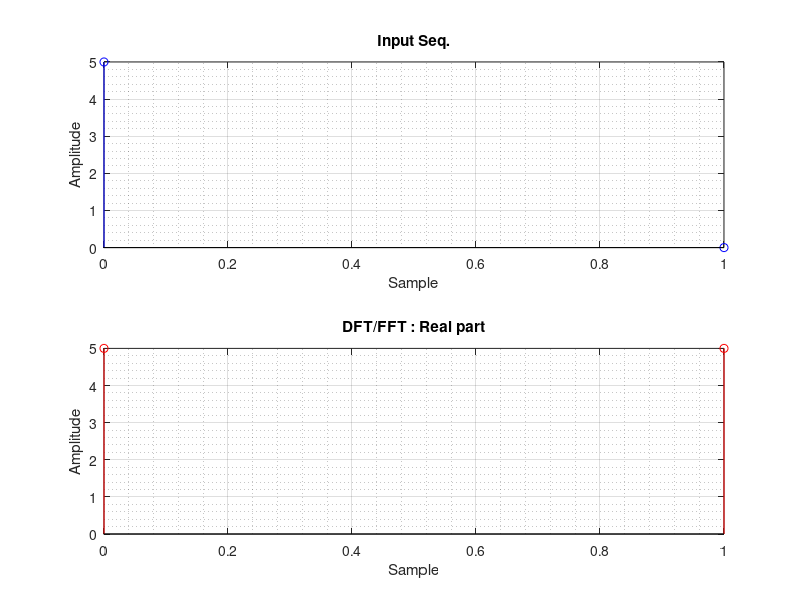

Here is the MATLAB script that generated this plot:
% FFT : Divide and Conquer Algorithm
clc; clear;
%   Decreases `(n^2)/2 - 3n` multiplications and `(n^2)/2 - 3n` addition operation
%       Considering `n` additional multiplications by twiddle factors.

seq = input('Enter the seq. : ');
len = length(seq);

% take n even and >= len : so  we can have n/2 rows
if(mod(len,2) == 0)
    n = len;
else
    n = len+1;
    disp('**Odd no of samples : zero padding to make even.');
end

% Required padding : atmost one zero
seq = [seq,zeros(1,n-len)]

% Read column wise
columnMat(:,1) = seq(1:n/2);
columnMat(:,2) = seq((n/2)+1:n);

% DFT row wise
for row = 1:n/2
    for col = 1:2
        tempSeq(col) = columnMat(row,col);
    end
    tempDft = zeros(1,2);
    for k=0:1
        for n_=0:1
            tempDft(k+1) = tempDft(k+1) + tempSeq(n_+1)*exp(-j*2*pi*n_*k/2);
        end
    end
    DFT1(row,:) = tempDft;
end

% Generating twiddle matrix
for k = 0:(n/2)-1
    for l = 0:1
        twiddleMat(k+1,l+1) = exp(-j*2*pi*k*l/n);
    end
end

columnMat = DFT1.*twiddleMat;

% DFT column wise
for col = 1:2
    for row = 1:n/2
        tempSeq(row) = columnMat(row,col);
    end
    tempDft = zeros(1,n/2);
    for k=0:(n/2)-1
        for n_=0:(n/2)-1
            tempDft(k+1) = tempDft(k+1) + tempSeq(n_+1)*exp(-j*2*pi*n_*k*2/n);
        end
    end
    DFT2(:,col) = tempDft;
end

% row wise write
FFT = [];
for row = 1:n/2
    tempRow = DFT2(row,1:2);
    FFT = [FFT tempRow];
end

% Plots
figure('Name','FFT :Divide and Conquer','NumberTitle','off','Color','w')
subplot(2,1,1)
stem(0:n-1,seq,'b'), grid on, grid minor
title('Input Seq.')
xlabel('Sample')
ylabel('Amplitude')

subplot(2,1,2)
stem(0:n-1,real(FFT),'r'), grid on, grid minor
title('DFT/FFT : Real part')
xlabel('Sample')
ylabel('Amplitude')

FFT